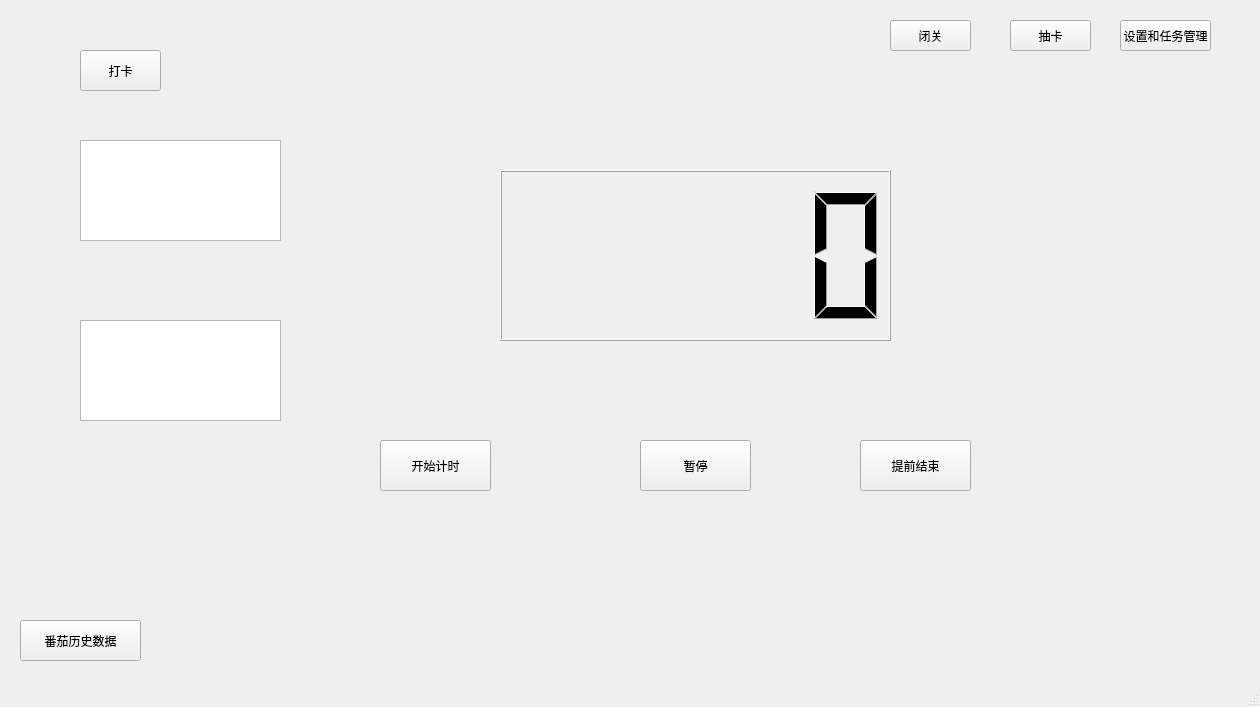
<?xml version="1.0" encoding="UTF-8"?>
<ui version="4.0">
 <class>MainWindow</class>
 <widget class="QMainWindow" name="MainWindow">
  <property name="geometry">
   <rect>
    <x>0</x>
    <y>0</y>
    <width>1260</width>
    <height>707</height>
   </rect>
  </property>
  <property name="minimumSize">
   <size>
    <width>1260</width>
    <height>707</height>
   </size>
  </property>
  <property name="maximumSize">
   <size>
    <width>1260</width>
    <height>707</height>
   </size>
  </property>
  <property name="windowTitle">
   <string>MainWindow</string>
  </property>
  <widget class="QWidget" name="centralwidget">
   <widget class="QPushButton" name="pushButton">
    <property name="geometry">
     <rect>
      <x>80</x>
      <y>50</y>
      <width>81</width>
      <height>41</height>
     </rect>
    </property>
    <property name="text">
     <string>打卡</string>
    </property>
   </widget>
   <widget class="QLCDNumber" name="Timer">
    <property name="geometry">
     <rect>
      <x>500</x>
      <y>170</y>
      <width>391</width>
      <height>171</height>
     </rect>
    </property>
   </widget>
   <widget class="QTextEdit" name="nowEdit">
    <property name="geometry">
     <rect>
      <x>80</x>
      <y>140</y>
      <width>201</width>
      <height>101</height>
     </rect>
    </property>
   </widget>
   <widget class="QTextEdit" name="nextEdit">
    <property name="geometry">
     <rect>
      <x>80</x>
      <y>320</y>
      <width>201</width>
      <height>101</height>
     </rect>
    </property>
   </widget>
   <widget class="QPushButton" name="startBtn">
    <property name="geometry">
     <rect>
      <x>380</x>
      <y>440</y>
      <width>111</width>
      <height>51</height>
     </rect>
    </property>
    <property name="text">
     <string>开始计时</string>
    </property>
   </widget>
   <widget class="QPushButton" name="pauseBtn">
    <property name="geometry">
     <rect>
      <x>640</x>
      <y>440</y>
      <width>111</width>
      <height>51</height>
     </rect>
    </property>
    <property name="text">
     <string>暂停</string>
    </property>
   </widget>
   <widget class="QPushButton" name="stopBtn">
    <property name="geometry">
     <rect>
      <x>860</x>
      <y>440</y>
      <width>111</width>
      <height>51</height>
     </rect>
    </property>
    <property name="text">
     <string>提前结束</string>
    </property>
   </widget>
   <widget class="QPushButton" name="closeBtn">
    <property name="geometry">
     <rect>
      <x>890</x>
      <y>20</y>
      <width>81</width>
      <height>31</height>
     </rect>
    </property>
    <property name="text">
     <string>闭关</string>
    </property>
   </widget>
   <widget class="QPushButton" name="rewardBtn">
    <property name="geometry">
     <rect>
      <x>1010</x>
      <y>20</y>
      <width>81</width>
      <height>31</height>
     </rect>
    </property>
    <property name="text">
     <string>抽卡</string>
    </property>
   </widget>
   <widget class="QPushButton" name="manageBtn">
    <property name="geometry">
     <rect>
      <x>1120</x>
      <y>20</y>
      <width>91</width>
      <height>31</height>
     </rect>
    </property>
    <property name="text">
     <string>设置和任务管理</string>
    </property>
   </widget>
   <widget class="QPushButton" name="historyBtn">
    <property name="geometry">
     <rect>
      <x>20</x>
      <y>620</y>
      <width>121</width>
      <height>41</height>
     </rect>
    </property>
    <property name="text">
     <string>番茄历史数据</string>
    </property>
   </widget>
  </widget>
  <widget class="QMenuBar" name="menubar">
   <property name="geometry">
    <rect>
     <x>0</x>
     <y>0</y>
     <width>1260</width>
     <height>17</height>
    </rect>
   </property>
  </widget>
  <widget class="QStatusBar" name="statusbar"/>
 </widget>
 <resources/>
 <connections/>
</ui>
